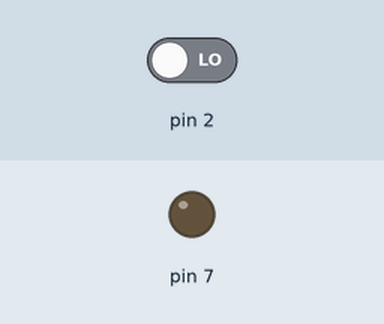
Bench run of a sketch on a simulated Arduino Uno, built with avr-gcc and run on an emulated ATmega328P. Shown: output pins drawn as LEDs (lit = HIGH). The test bench sets the inputs (shaded band); at power-on: pin 2 LOW.

Above: at 1.2 s.
1.3 s: pin 2 driven HIGH
At 1.6 s:
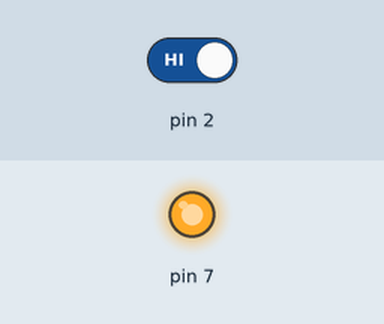
2.8 s: pin 2 driven LOW
At 3.9 s:
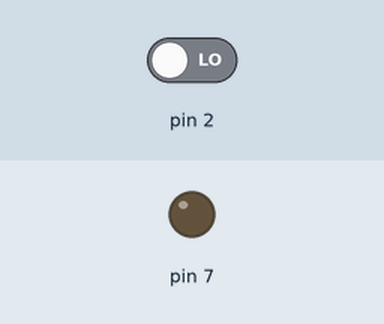
Timing chart, 0 to 5.8 s (numbered marks = the images above; inputs shaded):
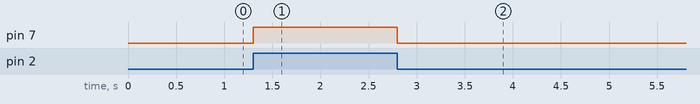

The sketch:

esquema_botao.ino
```cpp
void setup()
{
  pinMode(7, OUTPUT);
  pinMode(2, INPUT);
}

void loop()
{
  //SE APERTOU O BOTÃO, ENTÃO LIGA O LED
  if( digitalRead(2) == HIGH )
  {
    digitalWrite(7, HIGH);
  }
  //SENÃO DESLIGA O LED
  else{
    digitalWrite(7, LOW);
  }
}
```

Measured:
- after the input at 1.3 s, pin 7: LOW → HIGH at once
- after the input at 2.8 s, pin 7: HIGH → LOW at once
